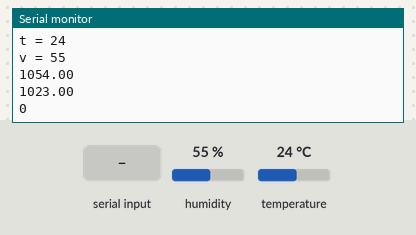
Bench run of a sketch on a simulated Arduino Uno, built with avr-gcc and run on an emulated ATmega328P. Shown: the last lines printed to the serial monitor. Inputs (shaded band) come from the test bench; at power-on: humidity 55 %, temperature 24 °C.

Above: at 1.8 s.
1.9 s: "1" received over the second serial link
At 3.1 s:
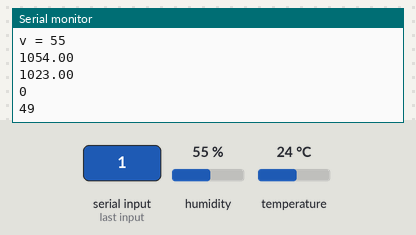
3.4 s: "0" received over the second serial link
At 4.9 s:
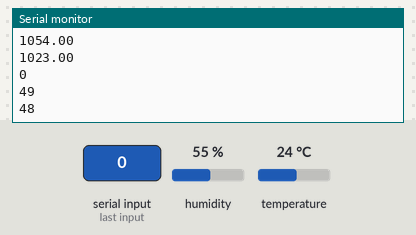
Timing chart, 0 to 6.4 s (numbered marks = the images above; inputs shaded):
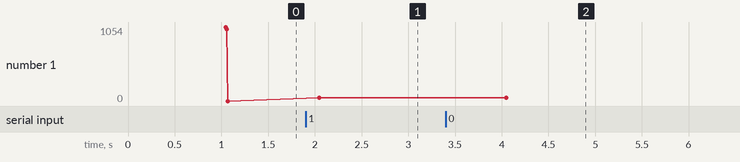

The sketch:

BluetoothGrafTempVlaga.ino
```cpp
/*
 * bt tx - 3
 * bt rx - 2
 * -----------
 * dht11 left pin +
 * dht11 rigth pin -
 * dht 2nd pin 7
 * dht 1st - 2nd pin resistor 10kohm
 * WRITTEN BY : NIKOLA DJURICIN
 * DATE : 03.06.2018
 */
#include <SoftwareSerial.h> //
#include <dht.h>

#define Rx 3
#define Tx 2

SoftwareSerial bluetooth(Rx,Tx);
dht DHT;

void setup()
{
  Serial.begin(9600);
  bluetooth.begin(9600);
}

byte r,s,ostatak;
int temp[24],vlaga[24],p,brojac=-1;
double srednjaVrednostTemp=999,srednjaVrednostVlaga=999;
bool prolazak = false;

void loop()
{
  for(int i=0; i<24; i++)
  {
    if(i==0)
    {
      p = DHT.read11(7);
      r = DHT.temperature;
      Serial.print("t = ");
      Serial.println(r);
      temp[i] = r;
      r = DHT.humidity;
      Serial.print("v = ");
      Serial.println(r);
      Serial.println();
      vlaga[i] = r;
    }
    if(i>0)
    {
      r = srednjaVrednostTemp/brojac; // davanje srednje vrednosti temperature u poslednjem satu
      temp[i] = r;
      r = srednjaVrednostVlaga/brojac; // davanje srednje vrednosti vlage u poslednjem satu
      vlaga[i] = r;
    }

    if(i == 23){prolazak = true;}

    for(int j=0; j<3600; j++) // delay 1 hour
    {
      if(bluetooth.available())
      {
        s = bluetooth.read();
        Serial.println(s);
        if(s == 24) // keyword od button-a sa aplikacije
        {
          ostatak = (3600-j)/60; // do sledeceg ocitavanje je ostalo jos[m]
          bluetooth.write(ostatak);
          Serial.println(ostatak);
          if(!prolazak)
          {
            for(int k=0; k<=i; k++){poruka(k);j+=2;} // prvi graf, ne dovrsen
          }

          else if(prolazak) // redovan graf
          {
            for(int k=i+1; k<24; k++){poruka(k);j+=2;} // stare vrednosti sa vecim rednim brojem
            for(int k=0; k<=i; k++){poruka(k);j+=2;} // stare vrednosti sa manjim rednim brojem
          }
        }
      }
      else
      {
        delay(1000);
       // Serial.println(j);
        if(j%60 == 0)// every min get the values
        {
          p = DHT.read11(7);
          srednjaVrednostVlaga+= DHT.humidity;
          srednjaVrednostTemp+= DHT.temperature;
          Serial.println(srednjaVrednostVlaga);
          Serial.println(srednjaVrednostTemp);
          brojac++;
          Serial.println(brojac);
        }
      }
    }
  }
}

void poruka(int j) // f-ja
{
  bluetooth.write(200+temp[j]);
  Serial.println(temp[j]);
  delay(1000);
  Serial.println(vlaga[j]);
  bluetooth.write(vlaga[j]);
  delay(1000);
}
```

Measured:
- after the input at 1.9 s, the serial monitor: prints a new line after 0.15 s (image 1)
- after the input at 3.4 s, the serial monitor: prints a new line after 0.65 s (image 2)
- plotted number 1: 0 → 49 after the input at 1.9 s, 49 → 48 after the input at 3.4 s
